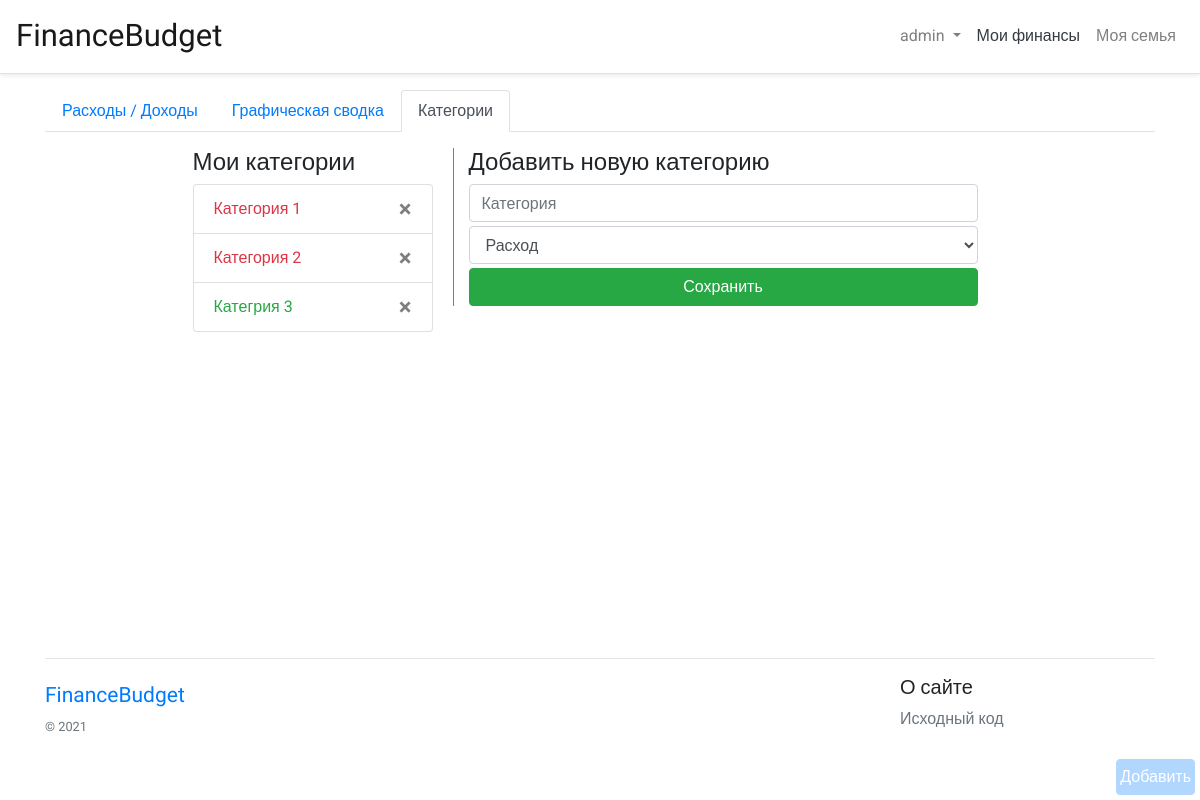
Before: /category/ (signed in) with the older database file.
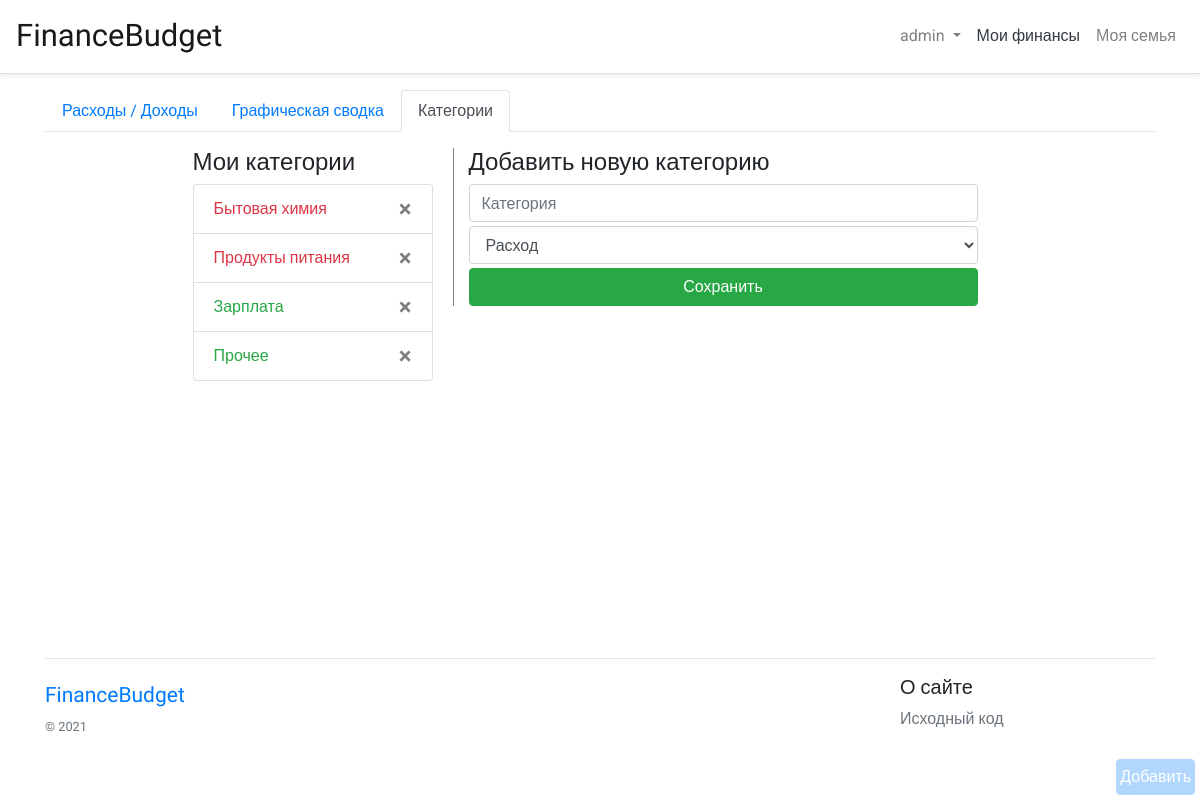
After: the same page with the newer database file.
### budget/models.py (models this page shows, shortened)
class Category(models.Model):
    name = models.CharField(max_length=32, verbose_name="Категория")
    user = models.ForeignKey(User, blank=True, null=True, on_delete=models.CASCADE)
    type_pay = models.PositiveSmallIntegerField(choices=((0, 'Расход'), (1, 'Доход')), default=0)
    def __str__(self):
        return self.name  # + " | " + self.get_type_pay_display()

### budget/views.py (the view, shortened to what this page needs)
# urls.py: path('category/', CategoryCreateView.as_view(), name='b-category'),
class CategoryCreateView(LoginRequiredMixin, CreateView):
    login_url = reverse_lazy('a-login')
    template_name = 'budget/category.html'
    form_class = CategoryForm
    model = Category
    success_url = reverse_lazy('b-category')
    def get_context_data(self, **kwargs):
        context = super().get_context_data(**kwargs)
        category_list = Category.objects.filter(user_id=self.request.user.id).order_by('type_pay', 'name')
        context.update({'category_list': category_list})
        return context
    def get_form_kwargs(self):
        kwargs = super().get_form_kwargs()
        kwargs['initial'].update({'user_id': self.request.user.id})
        return kwargs

### budget/forms.py (shortened to what this page needs)
class CategoryForm(forms.ModelForm):
    user_id = forms.IntegerField(widget=forms.HiddenInput)
    def __init__(self, *args, **kwargs):
        super().__init__(*args, **kwargs)
        for field in ['name', 'type_pay']:
            self.fields[field].widget.attrs.update({'class': 'form-control', 'placeholder': self.fields[field].label})
    class Meta:
        model = Category
        fields = ['name', 'type_pay', 'user_id']

### budget/context_processors.py (called while the page is built)
def link_of_my_finance(request):
    return {'link_myfinance':
                [reverse_lazy('b-list-operation'),
                 reverse_lazy('b-chart'),
                 reverse_lazy('b-category')]
            }

def link_of_my_family(request):
    return {'link_myfamily':
                [reverse_lazy('b-family'),
                 reverse_lazy('b-family-operation'),
                 reverse_lazy('b-family-chart'),
                 ]
            }

### budget/templatetags/budgettags.py (called while the page is built)
@register.simple_tag(name='form')
def form_finance(*args):
    form = OperationForm()
    return form

### budget/templates/budget/category.html (shortened to what this page needs)
{% extends 'base.html' %}
{% block content %}
{% include 'budget/include/operation_tabs.html' %}
<div class="container row mt-3" id="app_category">
    <div class="col-9 col-md-3 ml-md-auto mb-2">
        <h4>Мои категории</h4>
        <ul class="list-group">
            {% for category in category_list %}
            <a href="#!"
               class="list-group-item list-group-item-action {% if category.type_pay%}text-success{%else%}text-danger{%endif%}">{{category}}
                <button type="button" class="close" data-dismiss="alert" aria-label="Close"
                        v-on:click="delete_category({{category.id}}, '{{category.name}}')">
                    <span aria-hidden="true">&times;</span>
                </button>
            </a>
            {% empty %}
                <p class="text-muted">У Вас нет категорий</p>
            {% endfor %}
        </ul>
    </div>
    <div class="col-9 col-md-6 mr-md-auto  v-divider">
        <h4>Добавить новую категорию</h4>
        <form method="post">
            {% for field in form %}
            <div class="mb-1">{{field}}</div>
            {% endfor %}
            <input type="submit" value="Сохранить" class="btn btn-success btn-block">
        </form>
    </div>
</div>
{% endblock content %}

### templates/base.html (shortened to what this page needs)
<!doctype html>
<html lang="en">
<head>{% load static %}
    <link rel="stylesheet" href="https://cdn.jsdelivr.net/npm/bootstrap-icons@1.3.0/font/bootstrap-icons.css">
    <link rel="stylesheet" href="https://cdn.jsdelivr.net/npm/bootstrap@4.5.3/dist/css/bootstrap.min.css"
>
    <link rel="stylesheet" href="{% static 'css/style.css' %}">
</head>
<body>
<div id="app" class="d-flex flex-column min-vh-100">
    <nav class="navbar navbar-expand-lg navbar-light border-bottom shadow-sm">
        <a class="navbar-brand" href="/"><span class="logo">FinanceBudget</span></a>
        <div class="collapse navbar-collapse " id="navbarsExample08">
            <ul class="navbar-nav ml-auto">
                <li class="nav-item dropdown">
                    <a class="nav-link dropdown-toggle"
                       href="#" id="dropdown08"
                       data-toggle="dropdown"
                       aria-haspopup="true"
                       aria-expanded="false">
                        {% if request.user.is_authenticated %}{{request.user}}{% else %}Аккаунт{% endif %}
                    </a>
                </li>
                <li class="nav-item">
                    <a class="nav-link {%if request.path in link_myfinance%}text-dark{%endif%}"
                       href="{% url 'b-list-operation' %}">Мои финансы</a>
                </li>
                <li class="nav-item">
                    <a class="nav-link {%if request.path in link_myfamily%}text-dark{%endif%}"
                       href="{% url 'b-family' %}">Моя семья</a>
                </li>
            </ul>
        </div>
    </nav>
    <div class="container mt-3">
        {% block content %}
        {% endblock content %}
    </div>
    {% if request.user.is_authenticated %}
    <a href="#" class="btn btn-primary panel" onclick="open_modal_dialog()">Добавить</a>
    {% endif %}
    <footer class="container py-5 mt-auto">
        <hr>
        <div class="row">
            <div class="col-12 col-md-9">
                <a class="navbar-brand" href="/"><span class="logo-footer">FinanceBudget</span></a>
                <small class="d-block mb-3 text-muted">&copy; {% now 'Y' %}</small>
            </div>
            <div class="col-6 col-md-3">
                <h5>О сайте</h5>
                <ul class="list-unstyled text-small">
                    <li><a class="text-muted" href="https://github.com/VadimNekrasow/FinanceBudget">Исходный код</a>
                    </li>
                </ul>
            </div>
        </div>
    </footer>
</div>
</body>
</html>

### budget/templates/budget/include/operation_tabs.html
<ul class="nav nav-tabs">
    {% url 'b-list-operation' as operation_url %}
    {% url 'b-chart' as chart_url %}
    {% url 'b-category' as category_url %}
    <li class="nav-item">
        <a class="nav-link {% if request.path == operation_url %}active{% endif %}" href="{{operation_url}}">Расходы / Доходы</a>
    </li>
    <li class="nav-item">
        <a class="nav-link {% if request.path == chart_url %}active{% endif %}" href="{{chart_url}}">Графическая сводка</a>
    </li>
    <li class="nav-item">
        <a class="nav-link {% if request.path == category_url %}active{% endif %}" href="{{category_url}}">Категории</a>
    </li>
</ul>

### budget/templates/budget/include/form_finance.html (shortened to what this page needs)
{% load budgettags %}

### static/css/style.css (style rules this page uses)
body { font-family: 'Roboto', sans-serif; }
.v-divider { margin-left:5px; margin-right:5px; width:1px; height:100%; border-left:1px solid gray; }
.logo { font-family: 'Long Cang', cursive; font-size: 31px; }
.logo-footer { font-family: 'Long Cang', cursive; font-size: 21px; }
.panel { position:fixed; bottom:5px; right:5px; margin:0; padding:5px 3px; opacity: 0.3; }

Changed rows visible on the page:
removed Category: name "Категория 1"
removed Category: name "Категория 2"
removed Category: name "Категрия 3", type_pay 1 (drawn)
added Category: name "Бытовая химия"
added Category: name "Продукты питания"
added Category: name "Зарплата", type_pay 1 (drawn)
added Category: name "Прочее", type_pay 1 (drawn)
